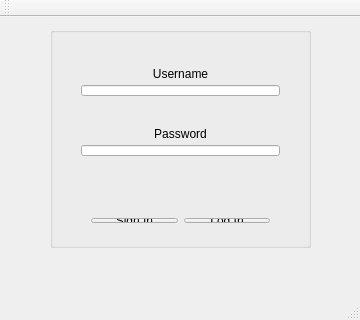
<?xml version="1.0" encoding="UTF-8"?>
<ui version="4.0">
 <class>Leds</class>
 <widget class="QMainWindow" name="Leds">
  <property name="geometry">
   <rect>
    <x>0</x>
    <y>0</y>
    <width>360</width>
    <height>320</height>
   </rect>
  </property>
  <property name="minimumSize">
   <size>
    <width>360</width>
    <height>320</height>
   </size>
  </property>
  <property name="maximumSize">
   <size>
    <width>360</width>
    <height>320</height>
   </size>
  </property>
  <property name="windowTitle">
   <string>Leds</string>
  </property>
  <widget class="QWidget" name="centralWidget">
   <widget class="QGroupBox" name="groupBox">
    <property name="geometry">
     <rect>
      <x>50</x>
      <y>10</y>
      <width>261</width>
      <height>221</height>
     </rect>
    </property>
    <property name="title">
     <string/>
    </property>
    <widget class="QWidget" name="layoutWidget">
     <property name="geometry">
      <rect>
       <x>20</x>
       <y>30</y>
       <width>221</width>
       <height>50</height>
      </rect>
     </property>
     <layout class="QVBoxLayout" name="verticalLayout">
      <item>
       <widget class="QLabel" name="label_Usr_name">
        <property name="text">
         <string>Username</string>
        </property>
        <property name="alignment">
         <set>Qt::AlignCenter</set>
        </property>
       </widget>
      </item>
      <item>
       <widget class="QLineEdit" name="_txtUsr_name"/>
      </item>
     </layout>
    </widget>
    <widget class="QWidget" name="layoutWidget">
     <property name="geometry">
      <rect>
       <x>20</x>
       <y>90</y>
       <width>221</width>
       <height>50</height>
      </rect>
     </property>
     <layout class="QVBoxLayout" name="verticalLayout_2">
      <item>
       <widget class="QLabel" name="label_passwd">
        <property name="text">
         <string>Password</string>
        </property>
        <property name="alignment">
         <set>Qt::AlignCenter</set>
        </property>
       </widget>
      </item>
      <item>
       <widget class="QLineEdit" name="_txtPswd">
        <property name="autoFillBackground">
         <bool>false</bool>
        </property>
        <property name="inputMethodHints">
         <set>Qt::ImhHiddenText|Qt::ImhNoAutoUppercase|Qt::ImhNoPredictiveText|Qt::ImhSensitiveData</set>
        </property>
        <property name="echoMode">
         <enum>QLineEdit::Password</enum>
        </property>
       </widget>
      </item>
     </layout>
    </widget>
    <widget class="QWidget" name="layoutWidget">
     <property name="geometry">
      <rect>
       <x>30</x>
       <y>180</y>
       <width>201</width>
       <height>27</height>
      </rect>
     </property>
     <layout class="QHBoxLayout" name="horizontalLayout">
      <item>
       <widget class="QPushButton" name="_cmdSign_in">
        <property name="text">
         <string>Sign In</string>
        </property>
       </widget>
      </item>
      <item>
       <widget class="QPushButton" name="_cmdLog_in">
        <property name="text">
         <string>Log In</string>
        </property>
       </widget>
      </item>
     </layout>
    </widget>
   </widget>
   <widget class="QLabel" name="label_info">
    <property name="geometry">
     <rect>
      <x>50</x>
      <y>240</y>
      <width>261</width>
      <height>20</height>
     </rect>
    </property>
    <property name="text">
     <string/>
    </property>
    <property name="alignment">
     <set>Qt::AlignCenter</set>
    </property>
   </widget>
  </widget>
  <widget class="QMenuBar" name="menuBar">
   <property name="geometry">
    <rect>
     <x>0</x>
     <y>0</y>
     <width>360</width>
     <height>22</height>
    </rect>
   </property>
  </widget>
  <widget class="QToolBar" name="mainToolBar">
   <attribute name="toolBarArea">
    <enum>TopToolBarArea</enum>
   </attribute>
   <attribute name="toolBarBreak">
    <bool>false</bool>
   </attribute>
  </widget>
  <widget class="QStatusBar" name="statusBar"/>
 </widget>
 <layoutdefault spacing="6" margin="11"/>
 <resources/>
 <connections/>
</ui>
